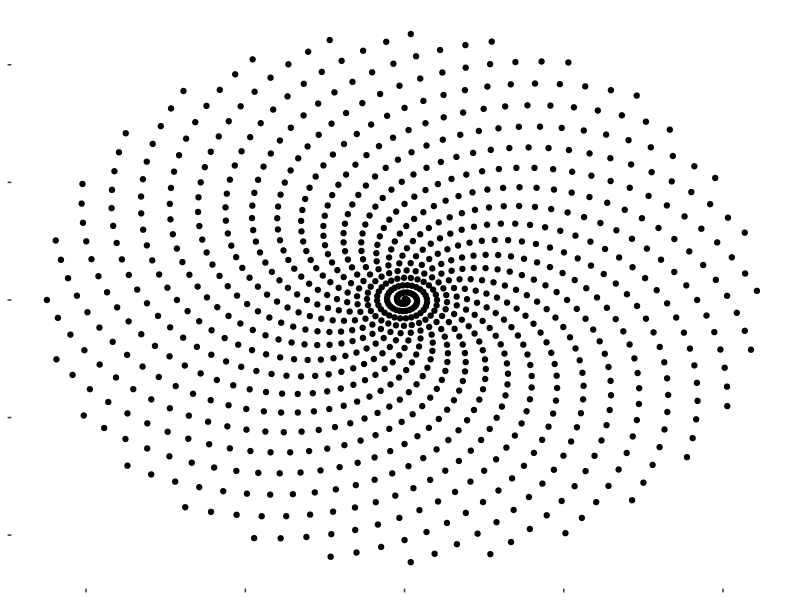
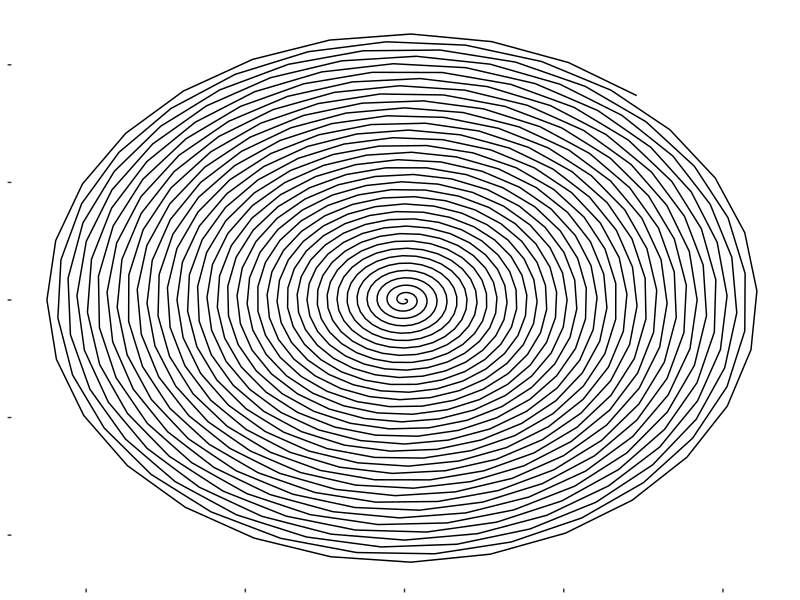
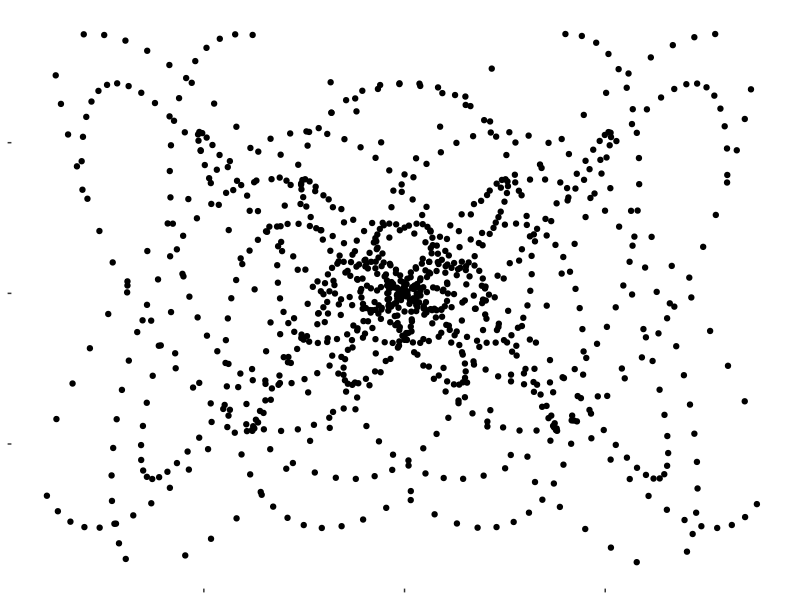
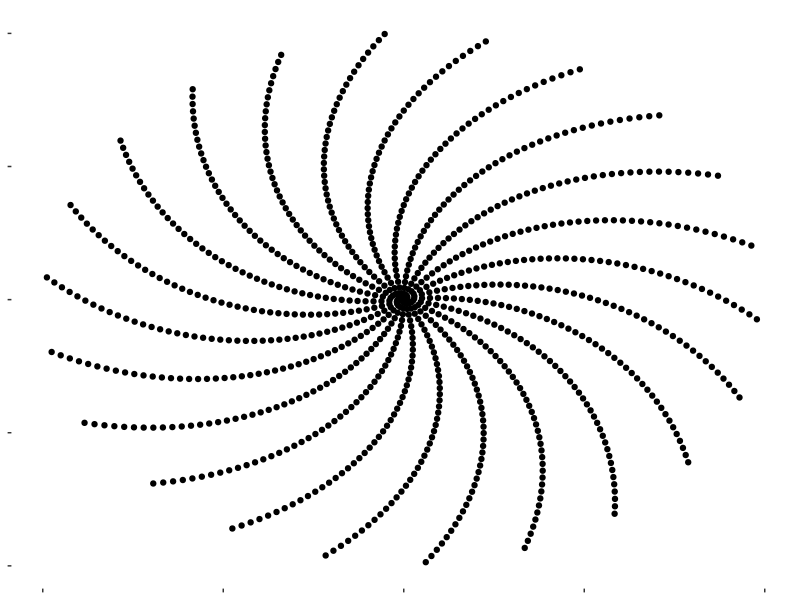
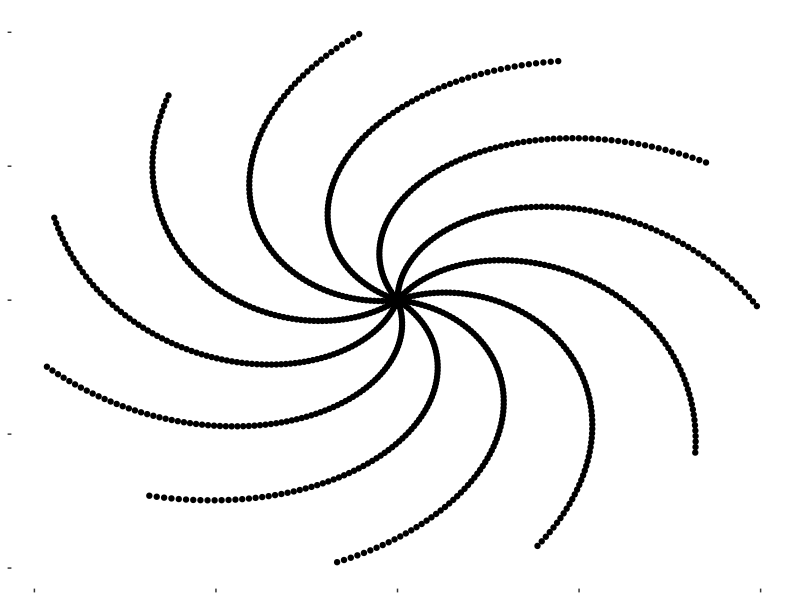
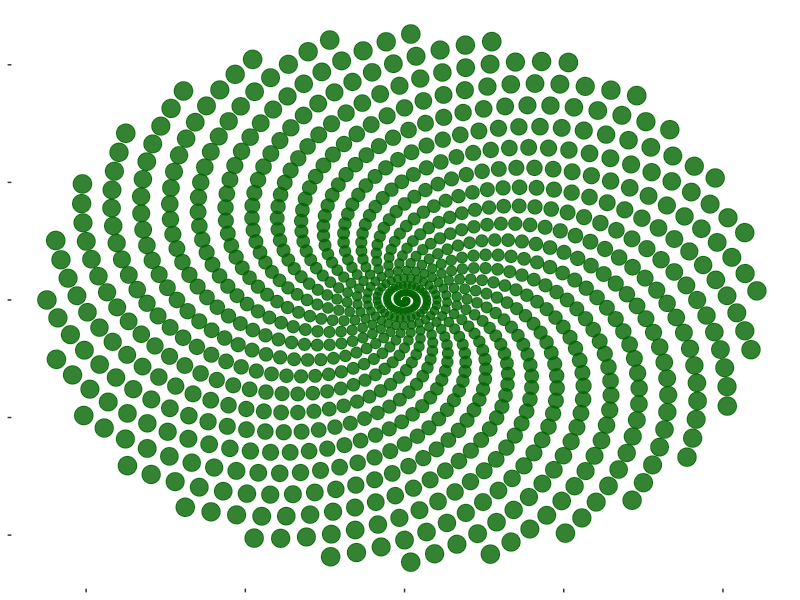
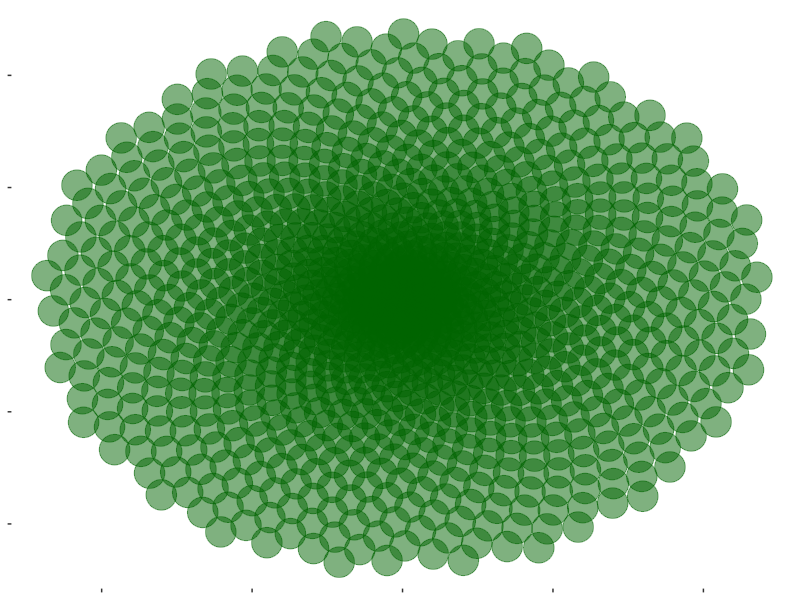
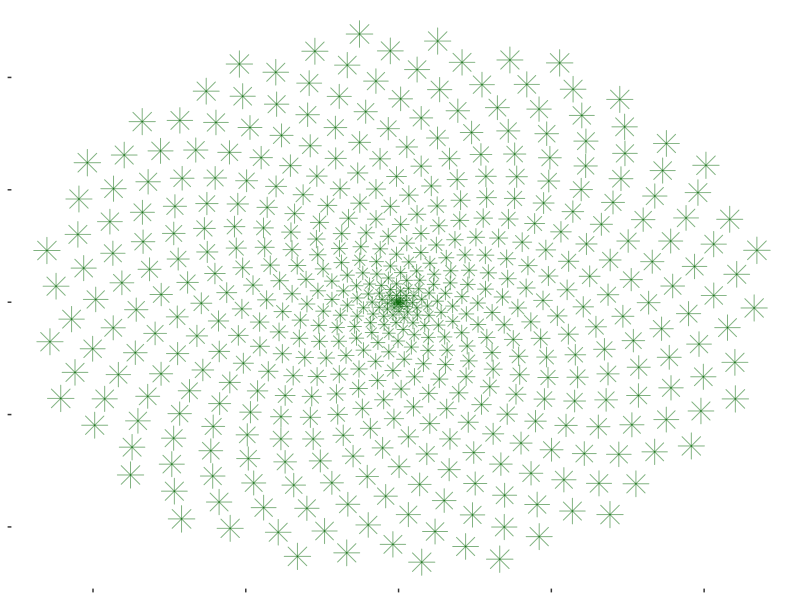

These charts were generated, in order, by the following R code:
# Let's Start with a spiral image
library(ggplot2)
angle<-13*pi/180
a<-seq(1,1000)*angle #plottting 1000 points
x<-sin(a)
y<-cos(a)
df<-data.frame(x,y,a)
plot<-ggplot(data=df,aes(x*a,y*a))
plot+ geom_point() + theme(text=element_blank(),rect=element_blank()) #adding plot layers

# let's look at the spiral path 
plot+ geom_path() + theme(text=element_blank(),rect=element_blank())

# effect of changing angle
angle<-1.8
a<-seq(1,1000)*angle 
y<-cos(a)
df<-data.frame(x,y,a)
plot<-ggplot(data=df,aes(x*a,y*a))
plot+ geom_point() + theme(text=element_blank(),rect=element_blank())


angle<-2
a<-seq(1,1000)*angle 
x<-sin(a)
y<-cos(a)
df<-data.frame(x,y,a)
plot<-ggplot(data=df,aes(x*a,y*a))
plot+ geom_point() + theme(text=element_blank(),rect=element_blank())

angle<-4
a<-seq(1,1000)*angle 
x<-sin(a)
y<-cos(a)
df<-data.frame(x,y,a)
plot<-ggplot(data=df,aes(x*a,y*a))
plot+ geom_point() + theme(text=element_blank(),rect=element_blank())

#add some color
angle<-13*pi/180
a<-seq(1,1000)*angle 
x<-sin(a)
y<-cos(a)
df<-data.frame(x,y,a)
plot<-ggplot(data=df,aes(x*a,y*a))
plot+ geom_point(color="darkgreen",alpha=0.8,aes(size=a)) + theme(text=element_blank(),rect=element_blank(),legend.position = "none")


angle<-pi*(3-sqrt(5)) #golden angle
a<-seq(1,1000)*angle 
x<-sin(a)
y<-cos(a)
df<-data.frame(x,y,a)
plot<-ggplot(data=df,aes(x*a,y*a))
plot+ geom_point(color="darkgreen",alpha=0.5,size=10) + theme(text=element_blank(),rect=element_blank(),legend.position = "none")


# change shape
angle<-(3-sqrt(5))*pi
a<-seq(1,500)*angle 
x<-sin(a)
y<-cos(a)
df<-data.frame(x,y,a)
plot<-ggplot(data=df,aes(x*a,y*a))
plot+ geom_point(color="darkgreen",shape=8,alpha=0.5,aes(size=a)) + theme(text=element_blank(),rect=element_blank(),legend.position = "none")

# The best part
angle<-13*pi/180
a<-seq(1,2000)*angle 
x<-sin(a)
y<-cos(a)
df<-data.frame(x,y,a)
plot<-ggplot(data=df,aes(x*a,y*a))
plot+ geom_point(color="darkmagenta",shape=1,alpha=0.1,size=80) + theme(text=element_blank(),rect=element_blank(),legend.position = "none")

# Change angle and see the difference

angle<-1.8
a<-seq(1,2000)*angle 
x<-sin(a)
y<-cos(a)
df<-data.frame(x,y,a)
plot<-ggplot(data=df,aes(x*a,y*a))
plot+ geom_point(color="darkmagenta",shape=1,alpha=0.1,size=80) + theme(text=element_blank(),rect=element_blank(),legend.position = "none")

angle<-2
a<-seq(1,2000)*angle 
x<-sin(a)
y<-cos(a)
df<-data.frame(x,y,a)
plot<-ggplot(data=df,aes(x*a,y*a))
plot+ geom_point(color="darkmagenta",shape=1,alpha=0.1,size=80) + theme(text=element_blank(),rect=element_blank(),legend.position = "none")

angle<-2.5
a<-seq(1,2000)*angle 
x<-sin(a)
y<-cos(a)
df<-data.frame(x,y,a)
plot<-ggplot(data=df,aes(x*a,y*a))
plot+ geom_point(color="darkblue",shape=1,alpha=0.1,size=80) + theme(text=element_blank(),rect=element_blank(),legend.position = "none")

angle<-1.3
a<-seq(1,2000)*angle 
x<-sin(a)
y<-cos(a)
df<-data.frame(x,y,a)
plot<-ggplot(data=df,aes(x*a,y*a))
plot+ geom_point(color="darkmagenta",shape=1,alpha=0.1,size=80) + theme(text=element_blank(),rect=element_blank(),legend.position = "none")

